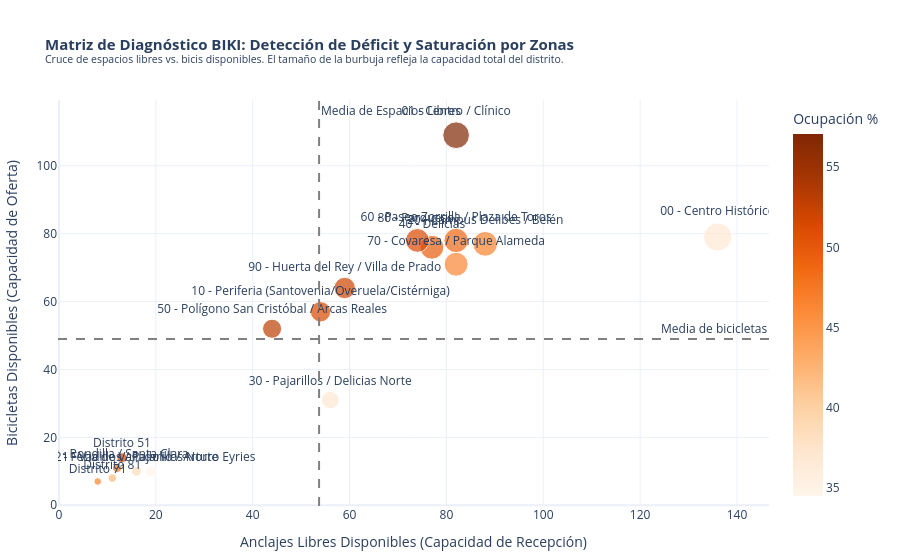

Notebook code for this chart:
### Code cell
#Representación gráfica: heatmap dispersión cuadrante (plotly) 

import plotly.express as px
import numpy as np

#Ordenar datos de la celda anterior
media_bicis = analizar_zonas["NÚMERO BICICLETAS"].mean()
media_libres = analizar_zonas["ESPACIOS LIBRES"].mean()

#Gráfico de dispersión interactivo 
fig_diagnostico = px.scatter(
    analizar_zonas,
    x="ESPACIOS LIBRES",
    y="NÚMERO BICICLETAS",
    text="Barrio",
    size="TOTAL",
    color="%Ocupacion",
    color_continuous_scale=px.colors.sequential.Oranges,
    title=(
        "<b>Matriz de Diagnóstico BIKI: Detección de Déficit y Saturación por Zonas</b>"
        "<br><sup>Cruce de espacios libres vs. bicis disponibles. "
        "El tamaño de la burbuja refleja la capacidad total del distrito.</sup>"
    ),
    labels={
        "ESPACIOS LIBRES": "Anclajes Libres Disponibles (Capacidad de Recepción)",
        "NÚMERO BICICLETAS": "Bicicletas Disponibles (Capacidad de Oferta)",
        "%Ocupacion": "Ocupación (%)",
    },
    hover_name="Barrio",
)

#Líneas de cuadrante
fig_diagnostico.add_vline(
    x=media_libres,
    line_dash="dash",
    line_color="gray",
    annotation_text="Media de Espacios Libres"
)
fig_diagnostico.add_hline(
    y=media_bicis,
    line_dash="dash",
    line_color="gray",
    annotation_text="Media de bicicletas"
)
fig_diagnostico.update_layout(
    template="plotly_white",
    title_font_size=15,
    coloraxis_showscale=True,
    coloraxis_colorbar=dict(title="Ocupación %"),
    margin=dict(l=50, r=50, t=100, b=50),
)

fig_diagnostico.update_traces(textposition="top center")
fig_diagnostico.show()

### Figure 1 — Plotly figure (JSON) as saved in the notebook; plotly's stock layout.template omitted (floating-point values rounded to 4 significant figures)
{"data": [{"hovertemplate": "<b>%{hovertext}</b><br><br>Anclajes Libres Disponibles (Capacidad de Recepción)=%{x}<br>Bicicletas Disponibles (Capacidad de Oferta)=%{y}<br>TOTAL=%{marker.size}<br>Barrio=%{text}<br>Ocupación (%)=%{marker.color}<extra></extra>", "hovertext": ["91 - Feria de Valladolid / Arturo Eyries", "00 - Centro Histórico", "30 - Pajarillos / Delicias Norte", "21 - Vadillos / Pajarillos Norte", "Distrito 81", "70 - Covaresa / Parque Alameda", "Distrito 71", "20 - Campus Delibes / Belén", "02 - Rondilla / Santa Clara", "60 - Paseo Zorrilla / Plaza de Toros", "40 - Delicias", "80 - Parquesol", "10 - Periferia (Santovenia/Overuela/Cistérniga)", "Distrito 51", "90 - Huerta del Rey / Villa de Prado", "50 - Polígono San Cristóbal / Arcas Reales", "01 - Centro / Clínico"], "legendgroup": "", "marker": {"color": [34.48, 36.74, 36.9, 38.46, 42.11, 46.41, 46.67, 46.67, 47.83, 48.75, 49.67, 51.32, 51.35, 51.85, 52.03, 53.06, 57.07], "coloraxis": "coloraxis", "size": [29, 215, 84, 26, 19, 153, 15, 165, 23, 160, 153, 152, 111, 27, 123, 98, 191], "sizemode": "area", "sizeref": 0.5375, "symbol": "circle"}, "mode": "markers+text", "name": "", "orientation": "v", "showlegend": false, "text": ["91 - Feria de Valladolid / Arturo Eyries", "00 - Centro Histórico", "30 - Pajarillos / Delicias Norte", "21 - Vadillos / Pajarillos Norte", "Distrito 81", "70 - Covaresa / Parque Alameda", "Distrito 71", "20 - Campus Delibes / Belén", "02 - Rondilla / Santa Clara", "60 - Paseo Zorrilla / Plaza de Toros", "40 - Delicias", "80 - Parquesol", "10 - Periferia (Santovenia/Overuela/Cistérniga)", "Distrito 51", "90 - Huerta del Rey / Villa de Prado", "50 - Polígono San Cristóbal / Arcas Reales", "01 - Centro / Clínico"], "textposition": "top center", "type": "scatter", "x": [19, 136, 56, 16, 11, 82, 8, 88, 12, 82, 77, 74, 54, 13, 59, 44, 82], "xaxis": "x", "y": [10, 79, 31, 10, 8, 71, 7, 77, 11, 78, 76, 78, 57, 14, 64, 52, 109], "yaxis": "y"}], "layout": {"annotations": [{"showarrow": false, "text": "Media de Espacios Libres", "x": 53.71, "xanchor": "left", "xref": "x", "y": 1, "yanchor": "top", "yref": "y domain"}, {"showarrow": false, "text": "Media de bicicletas", "x": 1, "xanchor": "right", "xref": "x domain", "y": 48.94, "yanchor": "bottom", "yref": "y"}], "coloraxis": {"autocolorscale": false, "colorbar": {"title": {"text": "Ocupación %"}}, "colorscale": [[0, "rgb(255,245,235)"], [0.125, "rgb(254,230,206)"], [0.25, "rgb(253,208,162)"], [0.375, "rgb(253,174,107)"], [0.5, "rgb(253,141,60)"], [0.625, "rgb(241,105,19)"], [0.75, "rgb(217,72,1)"], [0.875, "rgb(166,54,3)"], [1, "rgb(127,39,4)"]], "showscale": true}, "legend": {"itemsizing": "constant", "tracegroupgap": 0}, "margin": {"b": 50, "l": 50, "r": 50, "t": 100}, "shapes": [{"line": {"color": "gray", "dash": "dash"}, "type": "line", "x0": 53.71, "x1": 53.71, "xref": "x", "y0": 0, "y1": 1, "yref": "y domain"}, {"line": {"color": "gray", "dash": "dash"}, "type": "line", "x0": 0, "x1": 1, "xref": "x domain", "y0": 48.94, "y1": 48.94, "yref": "y"}], "title": {"font": {"size": 15}, "text": "<b>Matriz de Diagnóstico BIKI: Detección de Déficit y Saturación por Zonas</b><br><sup>Cruce de espacios libres vs. bicis disponibles. El tamaño de la burbuja refleja la capacidad total del distrito.</sup>"}, "xaxis": {"anchor": "y", "domain": [0, 1], "title": {"text": "Anclajes Libres Disponibles (Capacidad de Recepción)"}}, "yaxis": {"anchor": "x", "domain": [0, 1], "title": {"text": "Bicicletas Disponibles (Capacidad de Oferta)"}}}}
